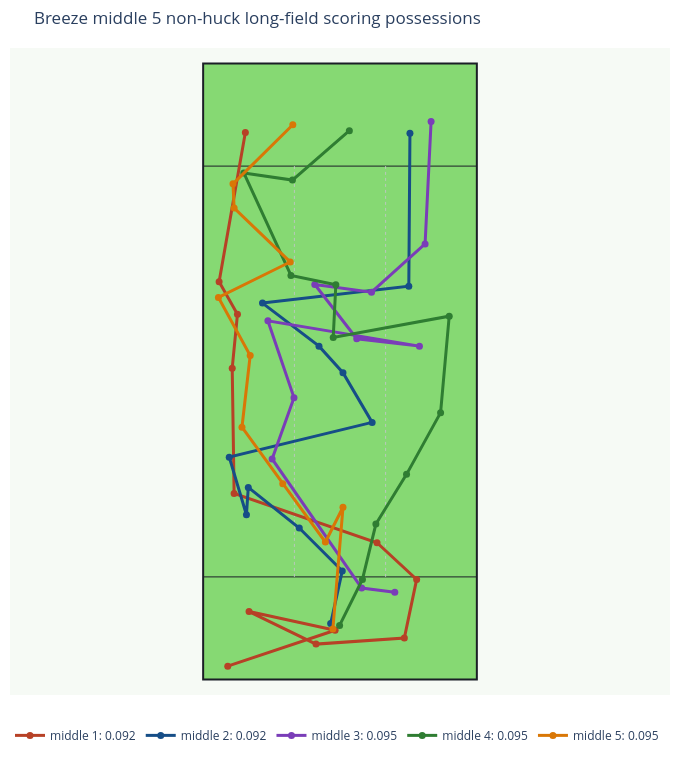

Here is the notebook cell this chart was saved with:
### Markdown cell above
## Overlay Middle Possessions

### Code cell
middle_lookup = {path['possession_id'].iloc[0]: path for path in middle_paths}
middle_labeled_paths = {
    f'middle {rank + 1}: {row[METRIC]:.3f}': middle_lookup[row['possession_id']]
    for rank, (_, row) in enumerate(middle_possessions.iterrows())
    if row['possession_id'] in middle_lookup
}

if middle_labeled_paths:
    fig = plot_representative_paths(
        middle_labeled_paths,
        title=f'{TEAM_ID.title()} middle {len(middle_labeled_paths)} non-huck long-field scoring possessions',
    )
    fig.show()

### Figure 1 — Plotly figure (JSON) as saved in the notebook; plotly's stock layout.template omitted (floating-point values rounded to 4 significant figures)
{"data": [{"hovertemplate": "middle 1: 0.092<br>%{text}<extra></extra>", "line": {"color": "#b74126", "width": 3}, "marker": {"color": "#b74126", "size": 7}, "mode": "lines+markers", "name": "middle 1: 0.092", "text": ["Start", "Throw 1<br>jnissen -> smott<br>aEC: 0.124<br>CP: 97.0%<br>Distance: 22.0", "Throw 2<br>smott -> jnissen<br>aEC: -0.022<br>CP: 98.7%<br>Distance: 17.2", "Throw 3<br>jnissen -> aroy<br>aEC: 0.008<br>CP: 98.8%<br>Distance: 14.5", "Throw 4<br>aroy -> jwodatch1<br>aEC: -0.007<br>CP: 98.6%<br>Distance: 17.2", "Throw 5<br>jnissen -> jwodatch1<br>aEC: 0.050<br>CP: 98.6%<br>Distance: 11.5", "Throw 6<br>jwodatch1 -> amerriman<br>aEC: 0.065<br>CP: 98.5%<br>Distance: 10.5", "Throw 7<br>amerriman -> aroy<br>aEC: 0.001<br>CP: 95.5%<br>Distance: 29.4", "Throw 8<br>aroy -> mgrovic<br>aEC: 0.218<br>CP: 92.7%<br>Distance: 24.4", "Throw 9<br>mgrovic -> jwodatch1<br>aEC: 0.121<br>CP: 97.8%<br>Distance: 10.5", "Throw 10<br>jwodatch1 -> mgrovic<br>aEC: 0.030<br>CP: 97.5%<br>Distance: 7.3", "Throw 11<br>mgrovic -> aroy<br>aEC: 0.423<br>CP: 85.2%<br>Distance: 29.5"], "type": "scatter", "x": [-21.86, -0.95, -17.71, -4.67, 12.53, 14.93, 7.21, -20.62, -20.99, -19.97, -23.54, -18.43], "y": [2.62, 9.61, 13.25, 6.91, 8.08, 19.51, 26.65, 36.26, 60.65, 71.14, 77.47, 106.5]}, {"hovertemplate": "middle 2: 0.092<br>%{text}<extra></extra>", "line": {"color": "#164e87", "width": 3}, "marker": {"color": "#164e87", "size": 7}, "mode": "lines+markers", "name": "middle 2: 0.092", "text": ["Start", "Throw 1<br>aroy -> jnissen<br>aEC: 0.062<br>CP: 98.8%<br>Distance: 10.5", "Throw 2<br>jnissen -> aroy<br>aEC: 0.056<br>CP: 98.5%<br>Distance: 11.8", "Throw 3<br>aroy -> jwodatch1<br>aEC: 0.024<br>CP: 98.6%<br>Distance: 12.7", "Throw 4<br>jwodatch1 -> aroy<br>aEC: -0.048<br>CP: 99.3%<br>Distance: 5.3", "Throw 5<br>aroy -> jnissen<br>aEC: 0.056<br>CP: 98.2%<br>Distance: 11.7", "Throw 6<br>jnissen -> jwodatch1<br>aEC: 0.153<br>CP: 91.9%<br>Distance: 28.6", "Throw 7<br>jwodatch1 -> aroy<br>aEC: 0.105<br>CP: 98.0%<br>Distance: 11.2", "Throw 8<br>aroy -> jwodatch1<br>aEC: 0.057<br>CP: 98.6%<br>Distance: 7.0", "Throw 9<br>jwodatch1 -> gdowd<br>aEC: 0.081<br>CP: 97.3%<br>Distance: 13.8", "Throw 10<br>gdowd -> jnissen<br>aEC: 0.042<br>CP: 91.2%<br>Distance: 28.7", "Throw 11<br>jnissen -> jwodatch1<br>aEC: 0.430<br>CP: 84.9%<br>Distance: 29.8"], "type": "scatter", "x": [-1.82, 0.44, -7.93, -17.86, -18.22, -21.57, 6.26, 0.58, -4.09, -15.09, 13.4, 13.62], "y": [10.91, 21.14, 29.51, 37.42, 32.11, 43.32, 50.09, 59.78, 64.94, 73.32, 76.6, 106.4]}, {"hovertemplate": "middle 3: 0.095<br>%{text}<extra></extra>", "line": {"color": "#7a3db8", "width": 3}, "marker": {"color": "#7a3db8", "size": 7}, "mode": "lines+markers", "name": "middle 3: 0.095", "text": ["Start", "Throw 1<br>aroy -> jnissen<br>aEC: 0.014<br>CP: 99.3%<br>Distance: 6.5", "Throw 2<br>jnissen -> smott<br>aEC: 0.116<br>CP: 95.4%<br>Distance: 23.1", "Throw 3<br>smott -> cboxley<br>aEC: 0.134<br>CP: 97.4%<br>Distance: 12.7", "Throw 4<br>cboxley -> aroy<br>aEC: 0.161<br>CP: 96.4%<br>Distance: 15.8", "Throw 5<br>aroy -> zburpee<br>aEC: -0.068<br>CP: 93.3%<br>Distance: 29.9", "Throw 6<br>zburpee -> aroy<br>aEC: 0.053<br>CP: 97.4%<br>Distance: 13.2", "Throw 7<br>aroy -> cboxley<br>aEC: 0.122<br>CP: 97.1%<br>Distance: 13.4", "Throw 8<br>cboxley -> aroy<br>aEC: -0.018<br>CP: 97.9%<br>Distance: 11.2", "Throw 9<br>aroy -> jnissen<br>aEC: 0.086<br>CP: 97.1%<br>Distance: 14.0", "Throw 10<br>jnissen -> cloverane<br>aEC: 0.346<br>CP: 90.8%<br>Distance: 23.8"], "type": "scatter", "x": [10.67, 4.22, -13.22, -8.96, -14.04, 15.47, 3.26, -4.91, 6.14, 16.57, 17.74], "y": [17.02, 17.84, 42.97, 54.91, 69.88, 64.94, 66.38, 76.95, 75.44, 84.85, 108.7]}, {"hovertemplate": "middle 4: 0.095<br>%{text}<extra></extra>", "line": {"color": "#2f7d32", "width": 3}, "marker": {"color": "#2f7d32", "size": 7}, "mode": "lines+markers", "name": "middle 4: 0.095", "text": ["Start", "Throw 1<br>tshapinsk -> aroy<br>aEC: 0.052<br>CP: 98.9%<br>Distance: 10.0", "Throw 2<br>aroy -> tshapinsk<br>aEC: 0.073<br>CP: 98.5%<br>Distance: 11.1", "Throw 3<br>tshapinsk -> gdowd<br>aEC: 0.066<br>CP: 98.3%<br>Distance: 11.4", "Throw 4<br>gdowd -> gturner<br>aEC: 0.069<br>CP: 98.0%<br>Distance: 13.7", "Throw 5<br>gturner -> tshapinsk<br>aEC: 0.205<br>CP: 95.3%<br>Distance: 18.9", "Throw 6<br>tshapinsk -> gturner<br>aEC: 0.019<br>CP: 94.6%<br>Distance: 23.0", "Throw 7<br>gturner -> tshapinsk<br>aEC: 0.119<br>CP: 97.8%<br>Distance: 10.3", "Throw 8<br>tshapinsk -> mgrovic<br>aEC: 0.018<br>CP: 98.1%<br>Distance: 8.9", "Throw 9<br>mgrovic -> gdowd<br>aEC: 0.192<br>CP: 93.8%<br>Distance: 22.0", "Throw 10<br>gdowd -> smott<br>aEC: 0.004<br>CP: 96.3%<br>Distance: 9.6", "Throw 11<br>smott -> cloverane<br>aEC: 0.225<br>CP: 94.9%<br>Distance: 14.7"], "type": "scatter", "x": [-0.08, 4.37, 6.99, 12.96, 19.59, 21.27, -1.32, -0.81, -9.55, -18.73, -9.26, 1.82], "y": [10.55, 19.51, 30.29, 39.97, 51.99, 70.77, 66.62, 76.89, 78.71, 98.66, 97.28, 106.9]}, {"hovertemplate": "middle 5: 0.095<br>%{text}<extra></extra>", "line": {"color": "#d97706", "width": 3}, "marker": {"color": "#d97706", "size": 7}, "mode": "lines+markers", "name": "middle 5: 0.095", "text": ["Start", "Throw 1<br>aroy -> jnissen<br>aEC: 0.158<br>CP: 95.1%<br>Distance: 23.8", "Throw 2<br>jnissen -> aroy<br>aEC: -0.052<br>CP: 99.3%<br>Distance: 7.6", "Throw 3<br>aroy -> mgrovic<br>aEC: 0.082<br>CP: 97.8%<br>Distance: 14.1", "Throw 4<br>mgrovic -> gturner<br>aEC: 0.059<br>CP: 98.1%<br>Distance: 13.6", "Throw 5<br>gturner -> mgrovic<br>aEC: 0.168<br>CP: 97.0%<br>Distance: 14.1", "Throw 6<br>mgrovic -> tshapinsk<br>aEC: 0.068<br>CP: 96.0%<br>Distance: 12.9", "Throw 7<br>tshapinsk -> aroy<br>aEC: 0.164<br>CP: 94.8%<br>Distance: 15.6", "Throw 8<br>aroy -> tshapinsk<br>aEC: 0.078<br>CP: 96.8%<br>Distance: 15.1", "Throw 9<br>tshapinsk -> mgrovic<br>aEC: 0.046<br>CP: 98.1%<br>Distance: 4.7", "Throw 10<br>mgrovic -> cloverane<br>aEC: 0.180<br>CP: 95.7%<br>Distance: 12.2"], "type": "scatter", "x": [-1.39, 0.58, -2.85, -11.15, -19.09, -17.49, -23.68, -9.7, -20.62, -20.84, -9.19], "y": [9.83, 33.56, 26.79, 38.15, 49.15, 63.13, 74.41, 81.33, 91.82, 96.55, 108.0]}], "layout": {"height": 760, "legend": {"orientation": "h", "y": -0.04}, "margin": {"b": 10, "l": 10, "r": 10, "t": 48}, "paper_bgcolor": "#ffffff", "plot_bgcolor": "#f6faf5", "shapes": [{"fillcolor": "#86d973", "layer": "below", "line": {"color": "#1B1E26", "width": 2}, "type": "rect", "x0": -26.65, "x1": 26.65, "y0": 0, "y1": 120}, {"layer": "below", "line": {"color": "#1B1E26", "width": 1}, "type": "line", "x0": -26.65, "x1": 26.65, "y0": 20, "y1": 20}, {"layer": "below", "line": {"color": "#1B1E26", "width": 1}, "type": "line", "x0": -26.65, "x1": 26.65, "y0": 100, "y1": 100}, {"layer": "below", "line": {"color": "#b9c8bb", "dash": "dot", "width": 1}, "type": "line", "x0": -8.88, "x1": -8.88, "y0": 20, "y1": 100}, {"layer": "below", "line": {"color": "#b9c8bb", "dash": "dot", "width": 1}, "type": "line", "x0": 8.88, "x1": 8.88, "y0": 20, "y1": 100}], "title": {"text": "Breeze middle 5 non-huck long-field scoring possessions"}, "width": 680, "xaxis": {"range": [-31.65, 31.65], "scaleanchor": "y", "scaleratio": 1, "showgrid": false, "visible": false, "zeroline": false}, "yaxis": {"range": [-3, 123], "showgrid": false, "visible": false, "zeroline": false}}}
